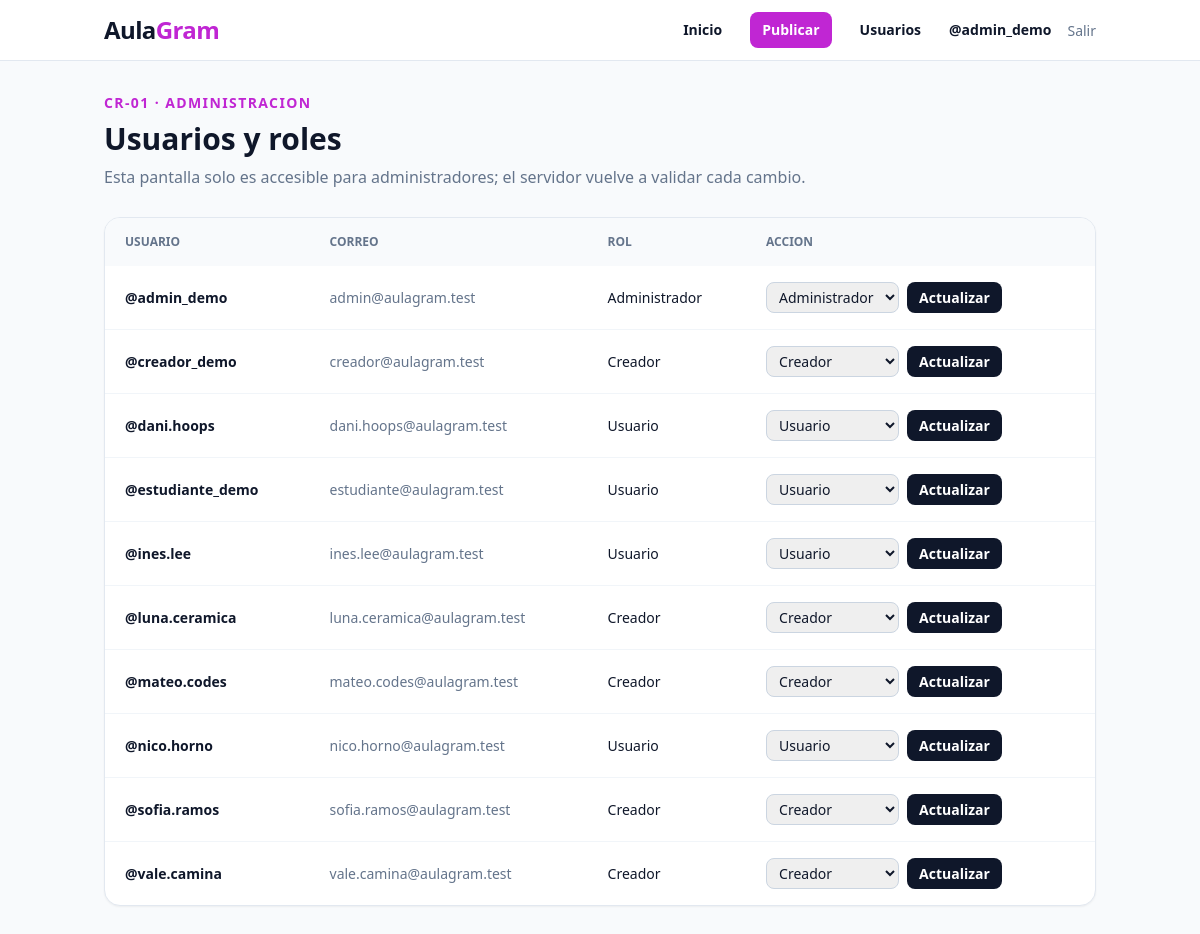
Page /cuentas/usuarios/ (signed in) on the committed database.
### accounts/models.py (models this page shows, shortened)
class User(AbstractUser):
    class Role(models.TextChoices):
        ADMIN = "ADMIN", "Administrador"
        CREATOR = "CREATOR", "Creador"
        MEMBER = "MEMBER", "Usuario"
    email = models.EmailField("correo electronico", unique=True)
    role = models.CharField(
        "rol", max_length=10, choices=Role.choices, default=Role.MEMBER
    )
    @property
    def can_manage_users(self):
        return self.is_superuser or self.role == self.Role.ADMIN

### accounts/views.py (the view)
# urls.py: path("usuarios/", views.user_list, name="user_list"),
@user_passes_test(is_admin)
def user_list(request):
    users = User.objects.select_related("profile").order_by("username")
    return render(request, "accounts/user_list.html", {"users": users})

### accounts/views.py (called while the page is built)
def is_admin(user):
    return user.is_authenticated and user.can_manage_users

### templates/accounts/user_list.html (shortened to what this page needs)
{% extends "base.html" %}
{% block content %}
<div class="mb-7"><p class="text-sm font-bold uppercase tracking-widest text-fuchsia-600">CR-01 · Administracion</p><h1 class="mt-2 text-3xl font-black">Usuarios y roles</h1><p class="mt-2 text-slate-500">Esta pantalla solo es accesible para administradores; el servidor vuelve a validar cada cambio.</p></div>
<div class="overflow-x-auto rounded-2xl border border-slate-200 bg-white shadow-sm">
    <table class="w-full text-left text-sm">
        <thead class="bg-slate-50 text-xs uppercase text-slate-500"><tr><th class="px-5 py-4">Usuario</th><th class="px-5 py-4">Correo</th><th class="px-5 py-4">Rol</th><th class="px-5 py-4">Accion</th></tr></thead>
        <tbody class="divide-y divide-slate-100">
            {% for account in users %}<tr>
                <td class="px-5 py-4"><a class="font-bold hover:text-fuchsia-600" href="{% url 'accounts:profile' account.username %}">@{{ account.username }}</a></td>
                <td class="px-5 py-4 text-slate-500">{{ account.email }}</td>
                <td class="px-5 py-4">{{ account.get_role_display }}</td>
                <td class="px-5 py-4">
                    {% if not account.is_superuser %}<form method="post" action="{% url 'accounts:role_update' account.pk %}" class="flex min-w-64 gap-2">{% csrf_token %}<select name="role" class="rounded-lg border border-slate-300 px-2 py-1"><option value="MEMBER" {% if account.role == 'MEMBER' %}selected{% endif %}>Usuario</option><option value="CREATOR" {% if account.role == 'CREATOR' %}selected{% endif %}>Creador</option><option value="ADMIN" {% if account.role == 'ADMIN' %}selected{% endif %}>Administrador</option></select><button class="rounded-lg bg-slate-900 px-3 py-1 font-semibold text-white">Actualizar</button></form>{% else %}<span class="text-slate-400">Protegido</span>{% endif %}
                </td>
            </tr>{% endfor %}
        </tbody>
    </table>
</div>
{% endblock %}

### templates/base.html (shortened to what this page needs)
<!doctype html>
<html lang="es">
<head>
    <script src="https://cdn.tailwindcss.com"></script>
</head>
<body class="min-h-screen bg-slate-50 text-slate-900">
    <nav class="sticky top-0 z-20 border-b border-slate-200 bg-white/95 backdrop-blur">
        <div class="mx-auto flex max-w-5xl items-center justify-between px-4 py-3">
            <a href="{% url 'posts:home' %}" class="text-2xl font-black tracking-tight">
                Aula<span class="text-fuchsia-600">Gram</span>
            </a>
            {% if user.is_authenticated %}
                <div class="flex items-center gap-2 sm:gap-4">
                    <a href="{% url 'posts:feed' %}" class="rounded-lg px-3 py-2 text-sm font-semibold hover:bg-slate-100">Inicio</a>
                    <a href="{% url 'posts:create' %}" class="rounded-lg bg-fuchsia-600 px-3 py-2 text-sm font-semibold text-white hover:bg-fuchsia-700">Publicar</a>
                    {% if user.can_manage_users %}
                        <a href="{% url 'accounts:user_list' %}" class="hidden rounded-lg px-3 py-2 text-sm font-semibold hover:bg-slate-100 sm:block">Usuarios</a>
                    {% endif %}
                    <a href="{% url 'accounts:profile' user.username %}" class="text-sm font-bold">@{{ user.username }}</a>
                    <form method="post" action="{% url 'accounts:logout' %}">
                        <button class="text-sm text-slate-500 hover:text-slate-900">Salir</button>
                    </form>
                </div>
            {% endif %}
        </div>
    </nav>
    <main class="mx-auto max-w-5xl px-4 py-8">
        {% block content %}{% endblock %}
    </main>
</body>
</html>

### rows in the picture
User: username "admin_demo", email "admin@aulagram.test", role "Administrador"
User: username "creador_demo", email "creador@aulagram.test", role "Creador"
User: username "dani.hoops", email "dani.hoops@aulagram.test", role "Usuario"
User: username "estudiante_demo", email "estudiante@aulagram.test", role "Usuario"
User: username "ines.lee", email "ines.lee@aulagram.test", role "Usuario"
User: username "luna.ceramica", email "luna.ceramica@aulagram.test", role "Creador"
User: username "mateo.codes", email "mateo.codes@aulagram.test", role "Creador"
User: username "nico.horno", email "nico.horno@aulagram.test", role "Usuario"
User: username "sofia.ramos", email "sofia.ramos@aulagram.test", role "Creador"
User: username "vale.camina", email "vale.camina@aulagram.test", role "Creador"
